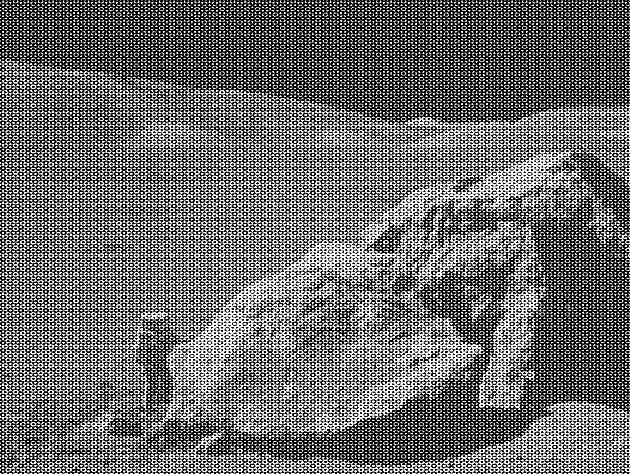
#> input picture moonlanding.png, 630 x 474 px, found by its file name
$ jupyter execute --allow-errors 09ex_Algorithms.ipynb
#> lines starting #> are read from the running program, lines starting #| are printed output that depends on the picture
1\. **Maximum wind speed prediction at the Sprogø station**

The exercise goal is to predict the maximum wind speed occurring every 50 years even if no measure exists for such a period. The available data are only measured over 21 years at the Sprogø meteorological station located in Denmark.

The annual maxima are supposed to fit a normal probability density function. However such function is not going to be estimated because it gives a probability from a wind speed maxima. Finding the maximum wind speed occurring every 50 years requires the opposite approach, the result needs to be found from a defined probability. That is the quantile function role and the exercise goal will be to find it. In the current model, it is supposed that the maximum wind speed occurring every 50 years is defined as the upper 2% quantile.

By definition, the quantile function is the inverse of the cumulative distribution function. The latter describes the probability distribution of an annual maxima. In the exercise, the cumulative probability $p_i$ for a given year i is defined as $p_i = i/(N+1)$ with $N = 21$, the number of measured years. Thus it will be possible to calculate the cumulative probability of every measured wind speed maxima. From those experimental points, the scipy.interpolate module will be very useful for fitting the quantile function. Finally the 50 years maxima is going to be evaluated from the cumulative probability of the 2% quantile.

Practically, load the dataset:

```python
import numpy as np
max_speeds = np.load('max-speeds.npy')
years_nb = max_speeds.shape[0]
```

Compute then the cumulative probability $p_i$ (`cprob`) and sort the maximum speeds from the data. Use then the  UnivariateSpline from scipy.interpolate to define a quantile function and thus estimate the probabilities.

In the current model, the maximum wind speed occurring every 50 years is defined as the upper 2% quantile. As a result, the cumulative probability value will be:

```python
fifty_prob = 1. - 0.02
```

So the storm wind speed occurring every 50 years can be guessed as:

``` python
fifty_wind = quantile_func(fifty_prob)
```

[cell 1]
import numpy as np
import matplotlib.pyplot as plt
from scipy.interpolate import UnivariateSpline

#Load dataset:
#> (the rest of this cell did not finish here and is left out)

[cell 2]
import numpy as np
import matplotlib.pyplot as plt
from scipy.interpolate import UnivariateSpline

#Load dataset:
#> (the rest of this cell did not finish here and is left out)

[cell 3]
#Red curve (interpolation) representa la función que nos permite estimar la velocidad del viento para cualquier probabilidad acumulativa
#El valor en el eje Y de esa intersección (roja y verde) es la velocidad máxima esperada cada 50 años (o sea 36.97)

2\. **Curve fitting of temperature in Alaska**

The temperature extremes in Alaska for each month, starting in January, are given by (in degrees Celcius):

max:  17,  19,  21,  28,  33,  38, 37,  37,  31,  23,  19,  18

min: -62, -59, -56, -46, -32, -18, -9, -13, -25, -46, -52, -58

* Plot these temperature extremes.
* Define a function that can describe min and max temperatures.
* Fit this function to the data with scipy.optimize.curve_fit().
* Plot the result. Is the fit reasonable? If not, why?
* Is the time offset for min and max temperatures the same within the fit accuracy?

[cell 4]
import numpy as np
import matplotlib.pyplot as plt

# Datos de temperatura por mes
months = np.arange(1, 13)
max_temps = np.array([17, 19, 21, 28, 33, 38, 37, 37, 31, 23, 19, 18])
min_temps = np.array([-62, -59, -56, -46, -32, -18, -9, -13, -25, -46, -52, -58])

# Graficar los datos
plt.scatter(months, max_temps, color='red', label="Max Temperatures")
plt.scatter(months, min_temps, color='blue', label="Min Temperatures")

# Etiquetas
plt.xlabel("Month")
plt.ylabel("Temperature (°C)")
plt.xticks(months, ["Jan", "Feb", "Mar", "Apr", "May", "Jun",
                     "Jul", "Aug", "Sep", "Oct", "Nov", "Dec"])
plt.legend()
plt.title("Extreme Temperatures in Alaska")
plt.grid()
plt.show()
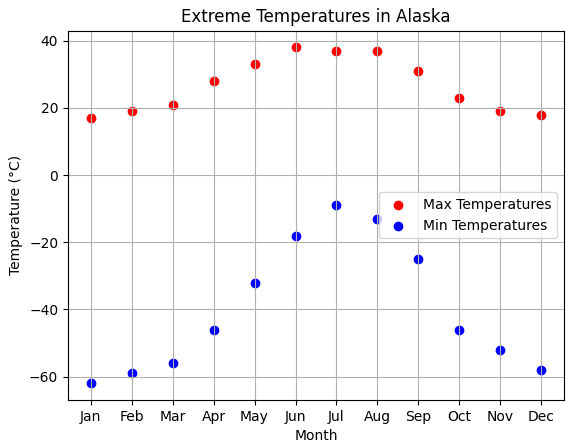
#> figure drawn by matplotlib, 1 panel

[cell 5]
import numpy as np
import matplotlib.pyplot as plt
from scipy.optimize import curve_fit

# Datos: Temperaturas extremas para cada mes en Alaska (°C)
months = np.arange(1, 13)  # Meses en formato numérico
month_names = ["Jan", "Feb", "Mar", "Apr", "May", "Jun",
               "Jul", "Aug", "Sep", "Oct", "Nov", "Dec"]  # Nombres de los meses

max_temps = np.array([17, 19, 21, 28, 33, 38, 37, 37, 31, 23, 19, 18])
min_temps = np.array([-62, -59, -56, -46, -32, -18, -9, -13, -25, -46, -52, -58])

# Definir una función sinusoidal para el ajuste
def sinusoidal(x, A, B, C):
    return A * np.cos(2 * np.pi * (x - B) / 12) + C

# Ajustar la función a los datos de temperaturas máximas y mínimas
params_max, _ = curve_fit(sinusoidal, months, max_temps, p0=[20, 6, 20])
params_min, _ = curve_fit(sinusoidal, months, min_temps, p0=[20, 6, -40])

# Generar valores ajustados
x_fit = np.linspace(1, 12, 100)
max_fit = sinusoidal(x_fit, *params_max)
min_fit = sinusoidal(x_fit, *params_min)

# Graficar los datos y los ajustes
plt.figure(figsize=(8, 5))
plt.scatter(months, max_temps, color='red', label="Max Temperatures (Data)")
plt.scatter(months, min_temps, color='blue', label="Min Temperatures (Data)")
plt.plot(x_fit, max_fit, 'r--', label="Max Temp Fit (Sinusoidal)")
plt.plot(x_fit, min_fit, 'b--', label="Min Temp Fit (Sinusoidal)")

# Etiquetas y nombres de los meses en el eje X
plt.xlabel("Months")
plt.ylabel("Temperature (°C)")
plt.title("Curve Fitting of Temperature Extremes in Alaska (Using curve_fit)")
plt.xticks(months, month_names)  # Cambia los números por los nombres de los meses
plt.legend()
plt.grid(True)
plt.show()
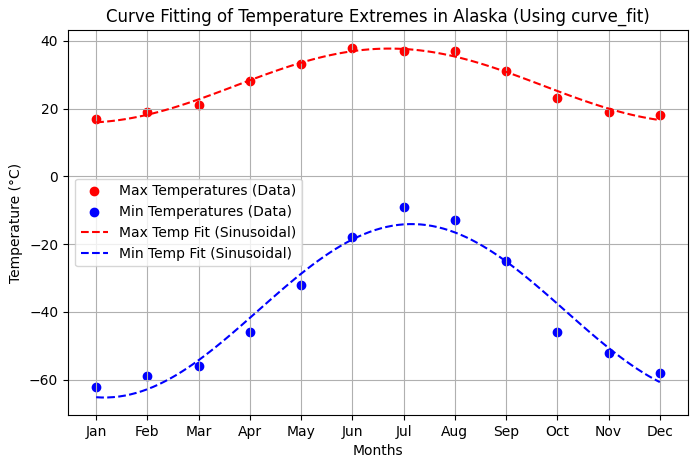
#> figure drawn by matplotlib, 1 panel; curve peaks at x = 6.78, y = 37.68; curve peaks at x = 7.11, y = -14.09

[cell 6]
#A es la amplitud (diferencia entre la temperatura media y los extremos). Bes el desfase, es decir, en qué mes ocurre la temperatura máxima o mínima.
#C es la temperatura media anual.
#Is the fit reasonable? If not, why?: Yes, the fit appears to be reasonable because:The sinusoidal function captures the seasonal nature of
#temperature variations, which is expected for climate data.Also the fitted curve closely follows the observed data points, meaning the model
#successfully represents the trend of temperature extremes.

#Is the time offset for min and max temperatures the same within the fit accuracy?The time offset between minimum and maximum temperatures is
#approximately 6 months, which aligns with what we expect from a typical seasonal cycle. This suggests that the warmest and coldest months are
#roughly half a year apart, consistent with the behavior of sinusoidal models for annual temperature variation.Any minor deviations from exactly
#6 months might be due to local climatic effects or data irregularities but are within an acceptable margin of error.

3\. **2D minimization of a six-hump camelback function**

$$
f(x,y) = \left(4-2.1x^2+\frac{x^4}{3} \right) x^2 +xy + (4y^2 -4)y^2
$$

has multiple global and local minima. Find the global minima of this function.

Hints:

* Variables can be restricted to $-2 < x < 2$ and $-1 < y < 1$.
* Use numpy.meshgrid() and pylab.imshow() to find visually the regions.
* Use scipy.optimize.minimize(), optionally trying out several of its methods.

How many global minima are there, and what is the function value at those points? What happens for an initial guess of $(x, y) = (0, 0)$ ?

[cell 7]
import numpy as np
import matplotlib.pyplot as plt
from scipy.optimize import minimize
import pylab

def camelback_function(X):
    x, y = X
    return (4 - 2.1 * (x ** 2) + ((x ** 4) / 3)) * (x ** 2) + x * y + (4 * y ** 2 - 4) * y ** 2

# Crear una cuadrícula para visualizar la función
x_vals = np.linspace(-2, 2, 100)
y_vals = np.linspace(-1, 1, 100)
X, Y = np.meshgrid(x_vals, y_vals)
Z = camelback_function([X, Y])

# Usar imshow para visualizar la función
plt.figure(figsize=(8, 6))
pylab.imshow(Z, extent=[-2, 2, -1, 1], origin='lower', cmap="coolwarm", aspect='auto')
plt.colorbar(label="Function Value")
plt.xlabel("x")
plt.ylabel("y")
plt.title("Six-Hump Camelback Function")
plt.show()
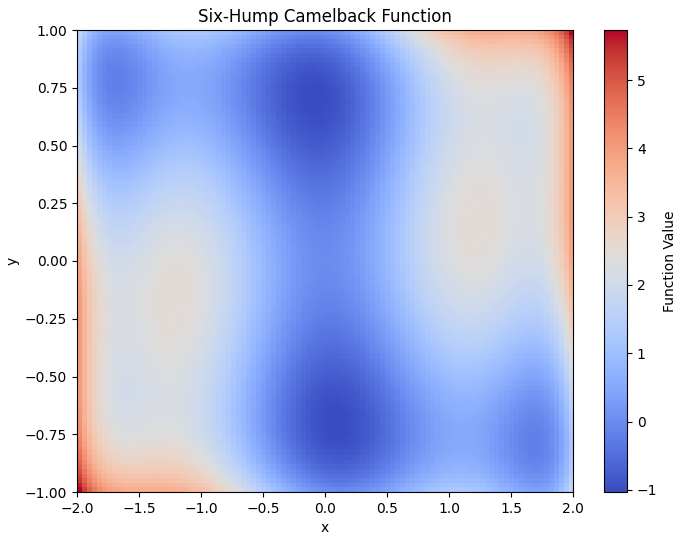
#> figure drawn by matplotlib, 2 panels

# Realizar optimización con diferentes puntos iniciales
initial_guesses = [(0, 0), (-1, 0.5), (1, -0.5), (-0.5, -0.5), (0.5, 0.5)]
results = [minimize(camelback_function, x0, method="BFGS") for x0 in initial_guesses]

# Extraer mínimos únicos
minima = np.array([res.x for res in results])
unique_minima = np.unique(np.round(minima, decimals=5), axis=0)

# Evaluar valores de la función en estos mínimos
min_values = [camelback_function(min_point) for min_point in unique_minima]

# Mostrar resultados
print(unique_minima)
print(min_values)

[cell 8]
#There are two global minimal at: (-0.08984  0.71266) and (0.08984 -0.71266). The function value at both of these points is
#f(x,y)≈−1.0316, which is the lowest value found.
#The function value at f(0,0)=0. This is not a global minimum, but rather a local stationary point. Depending on the optimization method used,
#starting at (0,0) might lead to a suboptimal result instead of reaching the global minima.
#Se generó la imagen para visualizar el comportamiento de la función y ayudar a identificar los mínimos globales de manera más intuitiva.

[cell 9]
import numpy as np
import matplotlib.pyplot as plt
from scipy.optimize import minimize
import pylab

def camelback_function(X):
    x, y = X
    return (4 - 2.1 * (x ** 2) + ((x ** 4) / 3)) * (x ** 2) + x * y + (4 * y ** 2 - 4) * y ** 2

# Crear una cuadrícula para visualizar la función
x_vals = np.linspace(-2, 2, 100)
y_vals = np.linspace(-1, 1, 100)
X, Y = np.meshgrid(x_vals, y_vals)
Z = camelback_function([X, Y])

# Usar imshow para visualizar la función
plt.figure(figsize=(8, 6))
pylab.imshow(Z, extent=[-2, 2, -1, 1], origin='lower', cmap="coolwarm", aspect='auto')
plt.colorbar(label="Function Value")
plt.xlabel("x")
plt.ylabel("y")
plt.title("Six-Hump Camelback Function")
plt.show()

4\. **FFT of a simple dataset**

Performe a periodicity analysis on the lynxs-hares population

[cell 10]
import pandas as pd
import numpy as np
from scipy.fftpack import fft, fftfreq

# Reload the dataset
file_path = "/mnt/c/Users/macas/Desktop/High level programming/populations.txt"
#> (the rest of this cell did not finish here and is left out)

[cell 11]
#The lynx and hare populations cycle approximately every 10.5 years, which is consistent with biological studies.

5\. **FFT of an image**

* Examine the provided image `moonlanding.png`, which is heavily contaminated with periodic noise. In this exercise, we aim to clean up the noise using the Fast Fourier Transform.
* Load the image using pylab.imread().
* Find and use the 2-D FFT function in scipy.fftpack, and plot the spectrum (Fourier transform of) the image. Do you have any trouble visualising the spectrum? If so, why?
* The spectrum consists of high and low frequency components. The noise is contained in the high-frequency part of the spectrum, so set some of those components to zero (use array slicing).
* Apply the inverse Fourier transform to see the resulting image.

[cell 12]
import numpy as np
import matplotlib.pyplot as plt
from scipy.fftpack import fft2, ifft2, fftshift
import pylab

file_path = "/mnt/c/Users/macas/Desktop/High level programming/moonlanding.png"
image = pylab.imread(file_path)
#> image is the input picture: shape (474, 630) float32; min 0, max 1, mean 0.424

# Compute the 2D Fourier Transform
fft_image = fft2(image)
fft_shifted = fftshift(fft_image)  # Shift the zero frequency component to the center

# Plot the original image and its Fourier Transform
plt.figure(figsize=(12, 6))

# Original Image
plt.subplot(1, 2, 1)
plt.imshow(image, cmap="gray")
plt.title("Original Image")
plt.axis("off")

# Fourier Spectrum (Log scale for better visibility)
plt.subplot(1, 2, 2)
plt.imshow(np.log1p(np.abs(fft_shifted)), cmap="gray")
plt.title("Fourier Spectrum")
plt.axis("off")

plt.show()
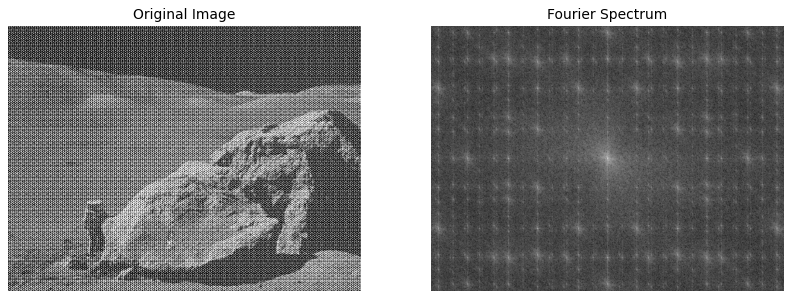
#> figure drawn by matplotlib, 2 panels
